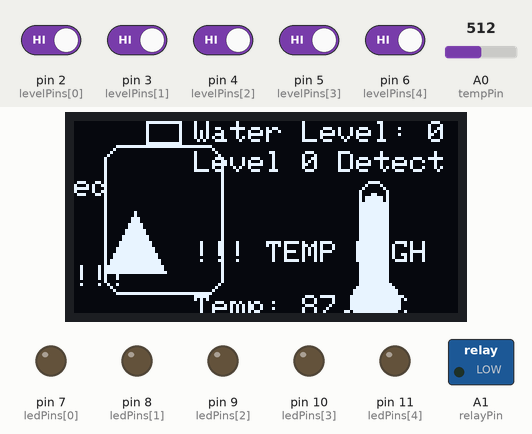
A sketch run on a simulated Arduino Uno, built with avr-gcc and run on an emulated ATmega328P. Shown: 128×64 one-colour display, switched loads named in the sketch (green lamp = pin HIGH), output pins drawn as LEDs (lit = HIGH). Inputs (shaded band) come from the test bench; at power-on: pin 2 (levelPins[0]), pin 3 (levelPins[1]), pin 4 (levelPins[2]), pin 5 (levelPins[3]), pin 6 (levelPins[4]) HIGH, A0 (tempPin) = 512. The audio player accepts every command and is not drawn.

Above: at 1.7 s.
1.8 s: pin 2 (levelPins[0]) driven LOW
At 2.6 s:
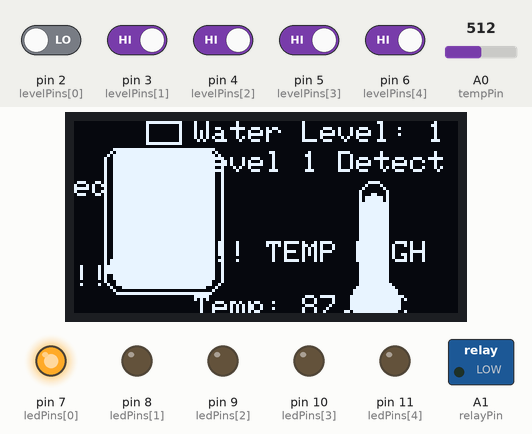
3.7 s: A0 (tempPin) set to 206
At 5.1 s:
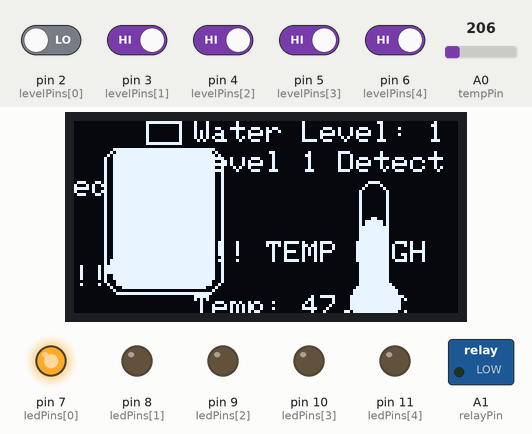
5.4 s: A0 (tempPin) set to 183
At 6.0 s:
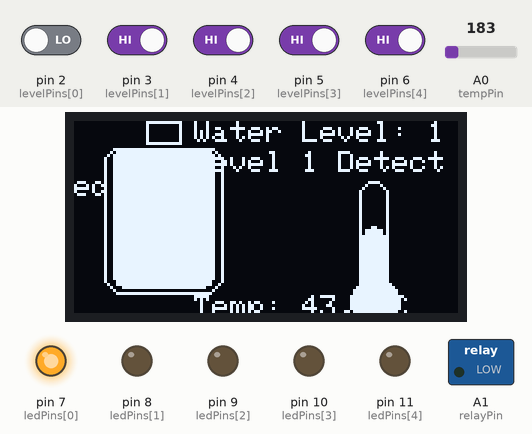
7.0 s: pin 2 (levelPins[0]) driven HIGH
At 7.6 s:
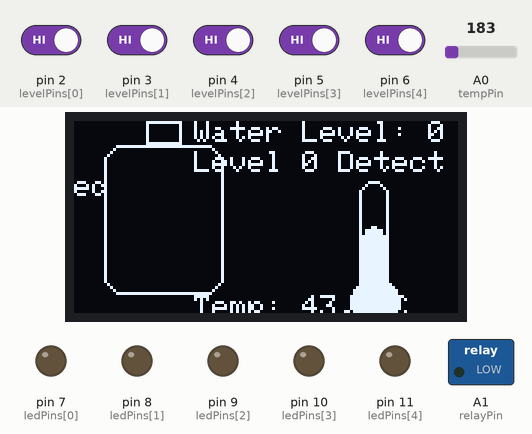
8.6 s: pin 3 (levelPins[1]) driven LOW
At 9.0 s:
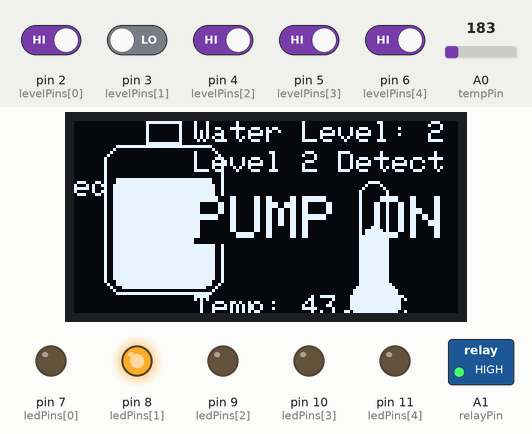
10.2 s: A0 (tempPin) set to 306
At 11.1 s:
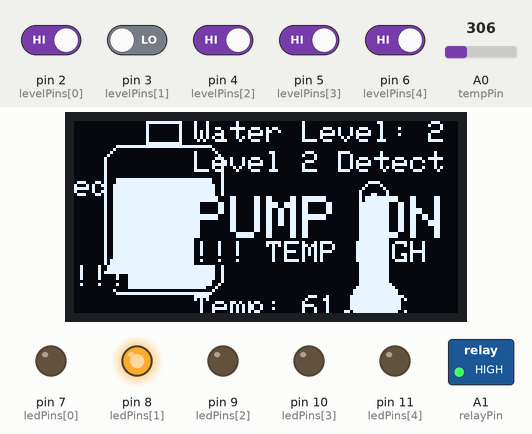
Timing chart, 0 to 12.9 s (numbered marks = the images above; inputs shaded):
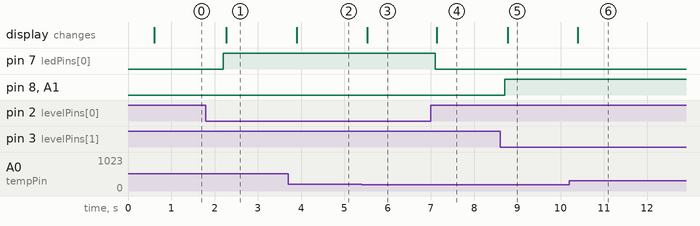

Measured:
- the behaviour switches between 192 and 191 on A0 (tempPin) (found by bisection; images 2 and 3)
- after the input at 1.8 s, pin 7 (ledPins[0]): LOW → HIGH after 0.40 s; the display: changes after 0.47 s (image 1)
- after the input at 3.7 s, the display: changes after 0.20 s (image 2)
- after the input at 5.4 s, the display: changes after 0.13 s (image 3)
- after the input at 7.0 s, pin 7 (ledPins[0]): HIGH → LOW after 0.10 s; the display: changes after 0.14 s (image 4)
- after the input at 8.6 s, pin 8 (ledPins[1]), A1 (relayPin): LOW → HIGH after 0.11 s; the display: changes after 0.18 s (image 5)
- after the input at 10.2 s, the display: changes after 0.20 s (image 6)

The sketch:

sketch_jun1a.ino
```cpp
 #include <Wire.h>
#include <Adafruit_GFX.h>
#include <Adafruit_SSD1306.h>
#include <SoftwareSerial.h>
#include <DFRobotDFPlayerMini.h>
#include <math.h>

// OLED setup
#define SCREEN_WIDTH 128
#define SCREEN_HEIGHT 64
Adafruit_SSD1306 display(SCREEN_WIDTH, SCREEN_HEIGHT, &Wire, -1);

// Water level input pins
const int levelPins[5] = {2, 3, 4, 5, 6};
bool levelStatus[5] = {false};
const int ledPins[5] = {7, 8, 9, 10, 11};

// Relay pin
const int relayPin = A1;

// DFPlayer Mini
SoftwareSerial mySerial(12, 13); // RX, TX
DFRobotDFPlayerMini dfplayer;

// Temperature sensor
const int tempPin = A0;

// State tracking
int currentLevel = -1;
int lastLevel = -1;
bool pumpOn = false;
unsigned long lastTempPlayTime = 0;
const unsigned long tempPlayInterval = 60000;

void setup() {
  Serial.begin(9600);
  mySerial.begin(9600);

  // OLED
  if (!display.begin(SSD1306_SWITCHCAPVCC, 0x3C)) {
    Serial.println(F("OLED not found"));
    while (1);
  }
  display.clearDisplay();
  display.display();

  // Pins
  for (int i = 0; i < 5; i++) {
    pinMode(levelPins[i], INPUT_PULLUP);
    pinMode(ledPins[i], OUTPUT);
  }
  pinMode(relayPin, OUTPUT);
  digitalWrite(relayPin, LOW);

  // DFPlayer
  if (!dfplayer.begin(mySerial)) {
    Serial.println(F("DFPlayer not found"));
  } else {
    dfplayer.volume(25);
  }
}

void loop() {
  // Read level
  for (int i = 0; i < 5; i++) {
    levelStatus[i] = !digitalRead(levelPins[i]);
  }
  if (levelStatus[0]) currentLevel = 1;
  else if (levelStatus[1]) currentLevel = 2;
  else if (levelStatus[2]) currentLevel = 3;
  else if (levelStatus[3]) currentLevel = 4;
  else if (levelStatus[4]) currentLevel = 5;
  else currentLevel = -1;

  // LEDs
  for (int i = 0; i < 5; i++) {
    digitalWrite(ledPins[i], (i == currentLevel - 1) ? HIGH : LOW);
  }

  // Relay logic
  if (currentLevel != -1 && currentLevel > 1) {
    digitalWrite(relayPin, HIGH);
    pumpOn = true;
  } else {
    digitalWrite(relayPin, LOW);
    pumpOn = false;
  }

  // DFPlayer level audio (play only on change)
  if (currentLevel != lastLevel && currentLevel != -1) {
    dfplayer.play(currentLevel); // 1 to 5 mapped to levels
    lastLevel = currentLevel;
  }

  // Temperature
  int raw = analogRead(tempPin);
  float voltage = raw * (5.0 / 1023.0);
  float resistance = (5.0 - voltage) * 10000 / voltage;
  float temperature = 1.0 / (log(resistance / 100000.0) / 3950.0 + 1.0 / 298.15) - 273.15;

  if (temperature >= 45.0 && millis() - lastTempPlayTime > tempPlayInterval) {
    dfplayer.play(6); // High temp alert
    lastTempPlayTime = millis();
  }

  // OLED Display
  display.clearDisplay();
  display.setTextSize(1);
  display.setTextColor(SSD1306_WHITE);
  display.setCursor(40, 0);
  display.print("Water Level: ");
  display.println(currentLevel == -1 ? 0 : currentLevel);
  display.setCursor(40, 10);
  display.print("Level ");
  display.print(currentLevel == -1 ? 0 : currentLevel);
  display.println(" Detected");

  display.setCursor(40, 58);
  display.print("Temp: ");
  display.print(temperature, 1);
  display.print(" C");

  // Tank Display
  int tankX = 10, tankY = 8, tankWidth = 40, tankHeight = 50;
  display.drawRoundRect(tankX, tankY, tankWidth, tankHeight, 6, SSD1306_WHITE);
  display.drawRect(tankX + (tankWidth - 12) / 2, tankY - 8, 12, 8, SSD1306_WHITE);

  int fillHeight = 0;
  if (currentLevel != -1)
    fillHeight = (tankHeight / 5) * (6 - currentLevel);

  if (fillHeight > 0) {
    int fillX = tankX + 3;
    int fillY = tankY + tankHeight - fillHeight;
    int fillW = tankWidth - 6;
    int fillAdj = fillHeight - 2;
    if (fillAdj < 0) fillAdj = 0;
    display.fillRoundRect(fillX, fillY, fillW, fillAdj, 4, SSD1306_WHITE);
    display.drawLine(fillX, fillY, fillX + fillW, fillY, SSD1306_BLACK);
  }

  // Percentage text
  int percent = currentLevel == -1 ? 0 : 100 - (currentLevel - 1) * 25;
  String percentText = String(percent) + "%";
  display.setTextSize(2);
  int16_t x1, y1;
  uint16_t w, h;
  display.getTextBounds(percentText, 0, 0, &x1, &y1, &w, &h);
  int textY = tankY + tankHeight - (tankHeight / 5) * (6 - currentLevel) + ((tankHeight / 5 - h) / 2);
  int textX = tankX + (tankWidth - w) / 2;
  bool insideFill = currentLevel != -1 && (textY + h > tankY + tankHeight - fillHeight);
  display.setTextColor(insideFill ? SSD1306_BLACK : SSD1306_WHITE);
  display.setCursor(textX, textY);
  display.print(percentText);
  display.setTextColor(SSD1306_WHITE);

  // Pump status
  if (pumpOn) {
    display.setTextSize(2);
    display.setCursor(40, 25);
    display.setTextColor(SSD1306_WHITE, SSD1306_BLACK);
    display.println("PUMP ON");
  }

  // High temp warning
  if (temperature >= 45.0) {
    display.setTextSize(1);
    display.setCursor(40, 40);
    display.println("!!! TEMP HIGH !!!");
    display.fillTriangle(10, 50, 20, 30, 30, 50, SSD1306_WHITE);
  }

  // Thermometer icon
  int thermoX = 90, thermoY = 20, thermoWidth = 20, thermoHeight = 40;
  display.drawCircle(thermoX + thermoWidth / 2, thermoY + thermoHeight, 8, SSD1306_WHITE);
  display.drawRoundRect(thermoX + thermoWidth/2 - 5, thermoY, 10, thermoHeight, 5, SSD1306_WHITE);

  float tempBar = constrain(temperature, 0, 60);
  fillHeight = map(tempBar, 0, 60, 0, thermoHeight - 4);
  display.fillCircle(thermoX + thermoWidth / 2, thermoY + thermoHeight, 7, SSD1306_WHITE);
  display.fillRoundRect(thermoX + thermoWidth/2 - 4, thermoY + thermoHeight - fillHeight, 8, fillHeight, 4, SSD1306_WHITE);

  // Temp number
  display.setTextSize(2);
  display.setCursor(thermoX - 20, thermoY + thermoHeight + 4);
  display.print(temperature, 1);
  display.print(" C");

  if (temperature >= 45.0) {
    display.setTextSize(1);
    display.setCursor(thermoX - 30, thermoY + thermoHeight + 24);
    display.println("!!! TEMP HIGH !!!");
    display.fillTriangle(thermoX - 10, thermoY + thermoHeight + 18,
                         thermoX, thermoY + thermoHeight + 38,
                         thermoX + 10, thermoY + thermoHeight + 18, SSD1306_WHITE);
  }

  display.display();
  delay(500); // smooth refresh
}
```
